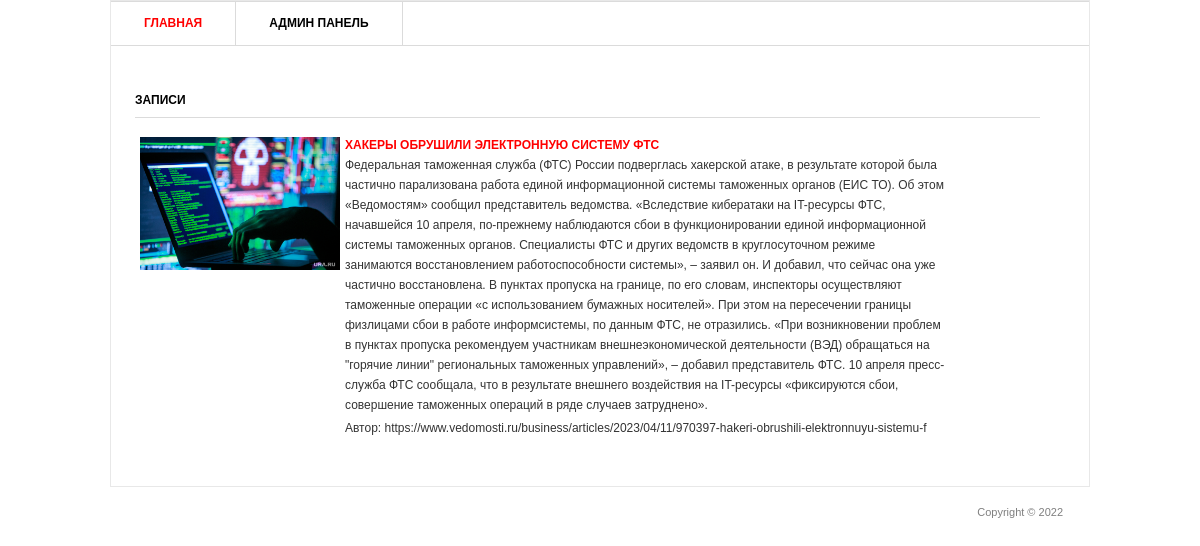
The page / on the database its author committed.
### blog/models.py (models this page shows, shortened)
class Post(models.Model):
    title = models.CharField('Заголовок записи', max_length=100)
    description = models.TextField('Текст записи')
    author = models.CharField('Имя автора', max_length=100)
    date = models.DateField('Дата публикации')
    img = models.ImageField('Изображение', upload_to='image/%Y')
    class Meta:
        verbose_name = 'Запись'
        verbose_name_plural = 'Запись'

### blog/views.py (the view)
# urls.py: urlpatterns = [path('', views.PostView.as_view()),
class PostView(View):
    def get(self, request):
        posts = Post.objects.all()
        return render(request, 'blog/blog.html', {'post_list': posts})

### templates/blog/blog.html (shortened to what this page needs)
{% load static %}
<html >
<head>
	<link rel="stylesheet" href="{% static 'css\style.css' %}" type="text/css" media="all" />
</head>
<body>
<div class="shell">
	<div class="border">
		<div id="navigation">
			<ul>
			    <li><a href="/" class="active">Главная</a></li>
			    <li><a href="/admin">Админ панель</a></li>
			</ul>
		</div>
		<div id="main">
			<div id="content" class="left">
				<div class="projects">
					<h3>Записи</h3>
					{% for post in post_list %}
					<div class="item">
						<div class="image left">
							<a href="#"><img src="{{ post.img.url }}" width="200px" /></a>
						</div>
						<div class="text left">
							<h4><a href="{{ post.id }}">{{ post.title }}</a></h4>
							<p>{{ post.description }}</p>
							<p>Автор: {{ post.author }} </p>
						</div>
					</div>
					{% endfor %}
				</div>
			</div>
		</div>
	</div>
	<div id="footer">
		<p class="copy right">Copyright &copy;  2022 </p>
	</div>
</div>
</body>
</html>

### static/css/style.css (style rules this page uses)
* { margin: 0; padding: 0; outline:0; }
body { font-size: 12px; line-height: 20px; font-family: Georgia, Arial, Helvetica, Sans-Serif; color: #333; background: url() repeat 0 0; }
a { color: #ff0000; text-decoration: none; cursor:pointer; }
a img { border: 0; }
.left, .alignleft { float: left; display: inline; }
.right, .alignright { float: right; display: inline; }
.shell { width: 980px; margin: 0 auto; }
.border { border: 1px solid #e8e8e8; background: #fff; position: relative; }
#navigation { height: 43px; border-top: 1px solid #dbdbdb; border-bottom: 1px solid #dbdbdb; }
#navigation ul { list-style: none; }
#navigation ul li { float: left; height: 43px; border-right: 1px solid #dbdbdb; font-size: 12px; line-height: 43px; font-weight: bold; text-transform: uppercase; }
#navigation ul li a { float: left; height: 43px; color: #000; padding: 0 33px; }
#navigation ul li a:hover, #navigation ul li a.active { color: #ff0000; text-decoration: none; }
#main { width: 932px; padding: 37px 24px 17px 24px; }
#main h3 { font-size: 12px; line-height: 15px; color: #000; text-transform: uppercase; border-bottom: 1px solid #dbdbdb; padding: 0 0 9px 0; }
#content { width: 905px; }
.projects { padding: 10px 0 0 0; }
.projects h3 { margin: 0 0 17px 0; }
.projects .item { margin: 0 0 28px 0; }
.projects .image { width: 183px; height: 111px; border: 0px solid #dbdbdb; padding: 2px; margin: 0 20px 0 3px; }
.projects .text { width: 600px; }
.projects .text h4 { font-size: 12px; line-height: 15px; color: #333; text-transform: uppercase; padding: 3px 0 2px 0; }
.projects .text p { padding: 0 0 3px 0; }
#footer { font-family: Arial, sans-serif; font-size: 11px; line-height: 14px; color: #7f7f7f; padding: 18px 27px 20px 38px; }

### rows shown on the page
Post: img (picture), title "ХАКЕРЫ ОБРУШИЛИ ЭЛЕКТРОННУЮ СИСТЕМУ ФТС", description "Федеральная таможенная служба (ФТС) России подверглась хакерской атаке, в результате которой была частично парализована работа единой информационной системы таможенных органов (ЕИС ТО). Об этом «Ведомостям» сообщил представитель ведомства. «Вследствие кибератаки на IT-ресурсы ФТС, начавшейся 10 апреля, по-прежнему наблюдаются сбои в функционировании единой информационной системы таможенных органов. Специалисты ФТС и других ведомств в круглосуточном режиме занимаются восстановлением работоспособности системы», – заявил он. И добавил, что сейчас она уже частично восстановлена. В пунктах пропуска на границе, по его словам, инспекторы осуществляют таможенные операции «с использованием бумажных…", author "https://www.vedomosti.ru/business/articles/2023/04/11/970397-hakeri-obrushili-elektronnuyu-sistemu-f"
